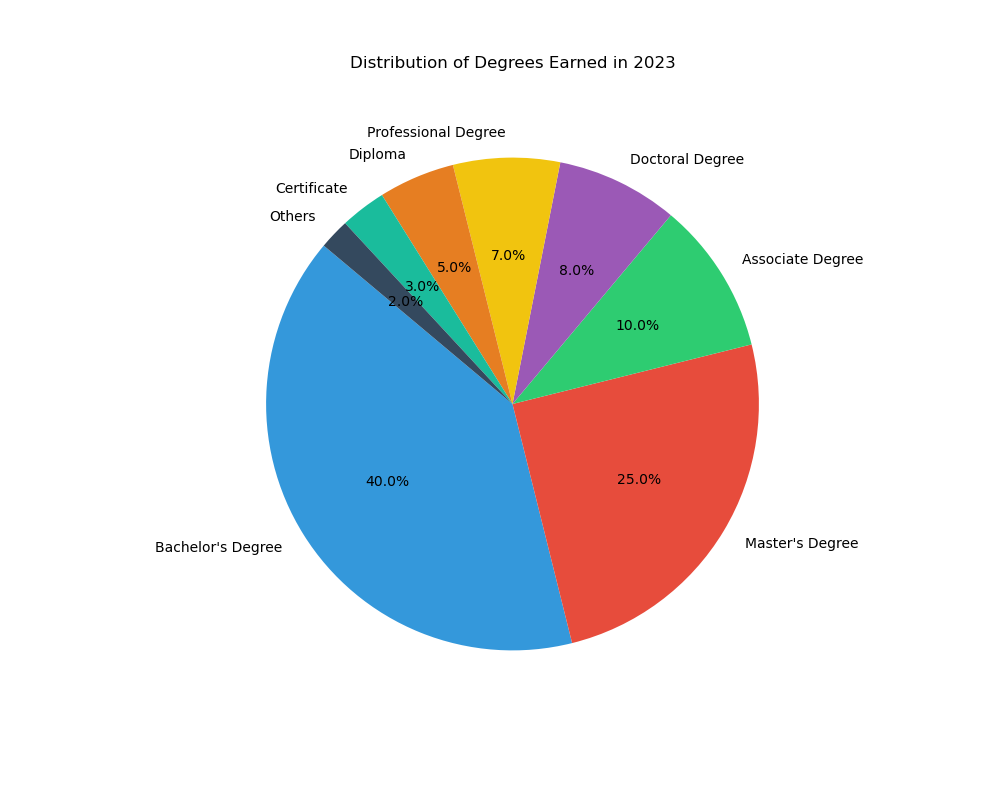

Write Python code to recreate this figure.

import matplotlib.pyplot as plt

# Data points
degrees = ["Bachelor's Degree", "Master's Degree", "Associate Degree", "Doctoral Degree", "Professional Degree", "Diploma", "Certificate", "Others"]
percentages = [40.0, 25.0, 10.0, 8.0, 7.0, 5.0, 3.0, 2.0]

# Colors using hexadecimal color codes
colors = ['#3498db', '#e74c3c', '#2ecc71', '#9b59b6', '#f1c40f', '#e67e22', '#1abc9c', '#34495e']

# Plotting the pie chart
plt.figure(figsize=(10, 8))  # Width and height of the chart
plt.pie(percentages, labels=degrees, colors=colors, autopct='%1.1f%%', startangle=140)

# Title of the chart
plt.title("Distribution of Degrees Earned in 2023", pad=20)

# Display the chart
plt.show()
